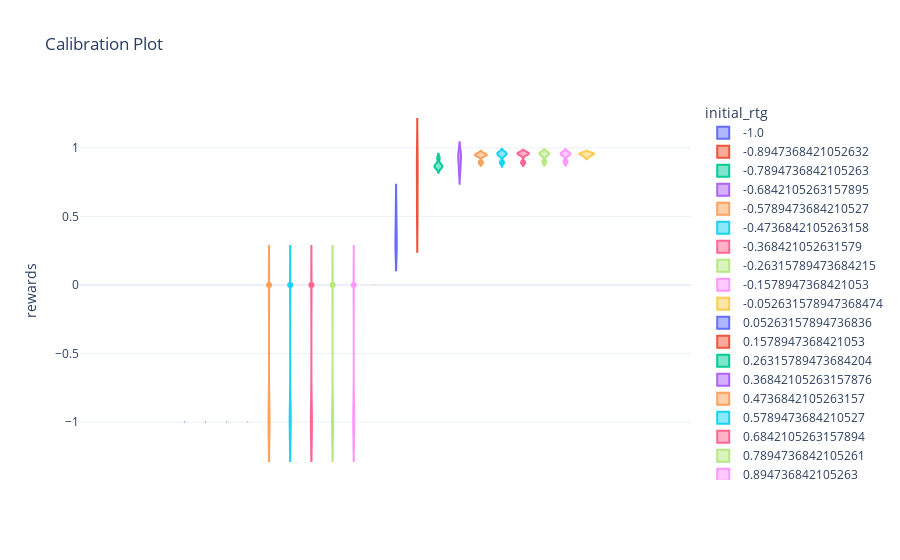

Notebook code for this chart:
### Code cell
# retry the plot above but with violin plot
df = pd.DataFrame(statistics)
df_expanded = df.explode("rewards")
fig = px.violin(df_expanded, y="rewards",  color="initial_rtg", title="Calibration Plot",
    template="plotly_white")
fig.show()

### Figure 1 — Plotly figure (JSON) as saved in the notebook; plotly's stock layout.template omitted (floating-point values rounded to 4 significant figures)
{"data": [{"alignmentgroup": "True", "box": {"visible": false}, "hovertemplate": "initial_rtg=-1.0<br>rewards=%{y}<extra></extra>", "legendgroup": "-1.0", "marker": {"color": "#636efa"}, "name": "-1.0", "offsetgroup": "-1.0", "orientation": "v", "scalegroup": "True", "showlegend": true, "type": "violin", "x0": " ", "xaxis": "x", "y": [-1, -1, -1, -1, -1], "y0": " ", "yaxis": "y"}, {"alignmentgroup": "True", "box": {"visible": false}, "hovertemplate": "initial_rtg=-0.8947368421052632<br>rewards=%{y}<extra></extra>", "legendgroup": "-0.8947368421052632", "marker": {"color": "#EF553B"}, "name": "-0.8947368421052632", "offsetgroup": "-0.8947368421052632", "orientation": "v", "scalegroup": "True", "showlegend": true, "type": "violin", "x0": " ", "xaxis": "x", "y": [-1, -1, -1, -1, -1], "y0": " ", "yaxis": "y"}, {"alignmentgroup": "True", "box": {"visible": false}, "hovertemplate": "initial_rtg=-0.7894736842105263<br>rewards=%{y}<extra></extra>", "legendgroup": "-0.7894736842105263", "marker": {"color": "#00cc96"}, "name": "-0.7894736842105263", "offsetgroup": "-0.7894736842105263", "orientation": "v", "scalegroup": "True", "showlegend": true, "type": "violin", "x0": " ", "xaxis": "x", "y": [-1, -1, -1, -1, -1], "y0": " ", "yaxis": "y"}, {"alignmentgroup": "True", "box": {"visible": false}, "hovertemplate": "initial_rtg=-0.6842105263157895<br>rewards=%{y}<extra></extra>", "legendgroup": "-0.6842105263157895", "marker": {"color": "#ab63fa"}, "name": "-0.6842105263157895", "offsetgroup": "-0.6842105263157895", "orientation": "v", "scalegroup": "True", "showlegend": true, "type": "violin", "x0": " ", "xaxis": "x", "y": [-1, -1, -1, -1, -1], "y0": " ", "yaxis": "y"}, {"alignmentgroup": "True", "box": {"visible": false}, "hovertemplate": "initial_rtg=-0.5789473684210527<br>rewards=%{y}<extra></extra>", "legendgroup": "-0.5789473684210527", "marker": {"color": "#FFA15A"}, "name": "-0.5789473684210527", "offsetgroup": "-0.5789473684210527", "orientation": "v", "scalegroup": "True", "showlegend": true, "type": "violin", "x0": " ", "xaxis": "x", "y": [-1, 0, -1, -1, -1], "y0": " ", "yaxis": "y"}, {"alignmentgroup": "True", "box": {"visible": false}, "hovertemplate": "initial_rtg=-0.4736842105263158<br>rewards=%{y}<extra></extra>", "legendgroup": "-0.4736842105263158", "marker": {"color": "#19d3f3"}, "name": "-0.4736842105263158", "offsetgroup": "-0.4736842105263158", "orientation": "v", "scalegroup": "True", "showlegend": true, "type": "violin", "x0": " ", "xaxis": "x", "y": [-1, -1, 0, -1, -1], "y0": " ", "yaxis": "y"}, {"alignmentgroup": "True", "box": {"visible": false}, "hovertemplate": "initial_rtg=-0.368421052631579<br>rewards=%{y}<extra></extra>", "legendgroup": "-0.368421052631579", "marker": {"color": "#FF6692"}, "name": "-0.368421052631579", "offsetgroup": "-0.368421052631579", "orientation": "v", "scalegroup": "True", "showlegend": true, "type": "violin", "x0": " ", "xaxis": "x", "y": [-1, -1, -1, 0, -1], "y0": " ", "yaxis": "y"}, {"alignmentgroup": "True", "box": {"visible": false}, "hovertemplate": "initial_rtg=-0.26315789473684215<br>rewards=%{y}<extra></extra>", "legendgroup": "-0.26315789473684215", "marker": {"color": "#B6E880"}, "name": "-0.26315789473684215", "offsetgroup": "-0.26315789473684215", "orientation": "v", "scalegroup": "True", "showlegend": true, "type": "violin", "x0": " ", "xaxis": "x", "y": [-1, -1, 0, -1, -1], "y0": " ", "yaxis": "y"}, {"alignmentgroup": "True", "box": {"visible": false}, "hovertemplate": "initial_rtg=-0.1578947368421053<br>rewards=%{y}<extra></extra>", "legendgroup": "-0.1578947368421053", "marker": {"color": "#FF97FF"}, "name": "-0.1578947368421053", "offsetgroup": "-0.1578947368421053", "orientation": "v", "scalegroup": "True", "showlegend": true, "type": "violin", "x0": " ", "xaxis": "x", "y": [0, -1, -1, -1, -1], "y0": " ", "yaxis": "y"}, {"alignmentgroup": "True", "box": {"visible": false}, "hovertemplate": "initial_rtg=-0.052631578947368474<br>rewards=%{y}<extra></extra>", "legendgroup": "-0.052631578947368474", "marker": {"color": "#FECB52"}, "name": "-0.052631578947368474", "offsetgroup": "-0.052631578947368474", "orientation": "v", "scalegroup": "True", "showlegend": true, "type": "violin", "x0": " ", "xaxis": "x", "y": [0, 0, 0, 0, 0], "y0": " ", "yaxis": "y"}, {"alignmentgroup": "True", "box": {"visible": false}, "hovertemplate": "initial_rtg=0.05263157894736836<br>rewards=%{y}<extra></extra>", "legendgroup": "0.05263157894736836", "marker": {"color": "#636efa"}, "name": "0.05263157894736836", "offsetgroup": "0.05263157894736836", "orientation": "v", "scalegroup": "True", "showlegend": true, "type": "violin", "x0": " ", "xaxis": "x", "y": [0.2884, 0.2884, 0.5485, 0.4349, 0.2884], "y0": " ", "yaxis": "y"}, {"alignmentgroup": "True", "box": {"visible": false}, "hovertemplate": "initial_rtg=0.1578947368421053<br>rewards=%{y}<extra></extra>", "legendgroup": "0.1578947368421053", "marker": {"color": "#EF553B"}, "name": "0.1578947368421053", "offsetgroup": "0.1578947368421053", "orientation": "v", "scalegroup": "True", "showlegend": true, "type": "violin", "x0": " ", "xaxis": "x", "y": [0.5515, 0.8475, 0.9252, 0.8475, 0.5276], "y0": " ", "yaxis": "y"}, {"alignmentgroup": "True", "box": {"visible": false}, "hovertemplate": "initial_rtg=0.26315789473684204<br>rewards=%{y}<extra></extra>", "legendgroup": "0.26315789473684204", "marker": {"color": "#00cc96"}, "name": "0.26315789473684204", "offsetgroup": "0.26315789473684204", "orientation": "v", "scalegroup": "True", "showlegend": true, "type": "violin", "x0": " ", "xaxis": "x", "y": [0.8774, 0.8505, 0.9252, 0.8654, 0.8654], "y0": " ", "yaxis": "y"}, {"alignmentgroup": "True", "box": {"visible": false}, "hovertemplate": "initial_rtg=0.36842105263157876<br>rewards=%{y}<extra></extra>", "legendgroup": "0.36842105263157876", "marker": {"color": "#ab63fa"}, "name": "0.36842105263157876", "offsetgroup": "0.36842105263157876", "orientation": "v", "scalegroup": "True", "showlegend": true, "type": "violin", "x0": " ", "xaxis": "x", "y": [0.8774, 0.8236, 0.9551, 0.9492, 0.9312], "y0": " ", "yaxis": "y"}, {"alignmentgroup": "True", "box": {"visible": false}, "hovertemplate": "initial_rtg=0.4736842105263157<br>rewards=%{y}<extra></extra>", "legendgroup": "0.4736842105263157", "marker": {"color": "#FFA15A"}, "name": "0.4736842105263157", "offsetgroup": "0.4736842105263157", "orientation": "v", "scalegroup": "True", "showlegend": true, "type": "violin", "x0": " ", "xaxis": "x", "y": [0.9432, 0.8924, 0.9551, 0.9492, 0.9492], "y0": " ", "yaxis": "y"}, {"alignmentgroup": "True", "box": {"visible": false}, "hovertemplate": "initial_rtg=0.5789473684210527<br>rewards=%{y}<extra></extra>", "legendgroup": "0.5789473684210527", "marker": {"color": "#19d3f3"}, "name": "0.5789473684210527", "offsetgroup": "0.5789473684210527", "orientation": "v", "scalegroup": "True", "showlegend": true, "type": "violin", "x0": " ", "xaxis": "x", "y": [0.9611, 0.8924, 0.9551, 0.9492, 0.9611], "y0": " ", "yaxis": "y"}, {"alignmentgroup": "True", "box": {"visible": false}, "hovertemplate": "initial_rtg=0.6842105263157894<br>rewards=%{y}<extra></extra>", "legendgroup": "0.6842105263157894", "marker": {"color": "#FF6692"}, "name": "0.6842105263157894", "offsetgroup": "0.6842105263157894", "orientation": "v", "scalegroup": "True", "showlegend": true, "type": "violin", "x0": " ", "xaxis": "x", "y": [0.9611, 0.8924, 0.9551, 0.9551, 0.9611], "y0": " ", "yaxis": "y"}, {"alignmentgroup": "True", "box": {"visible": false}, "hovertemplate": "initial_rtg=0.7894736842105261<br>rewards=%{y}<extra></extra>", "legendgroup": "0.7894736842105261", "marker": {"color": "#B6E880"}, "name": "0.7894736842105261", "offsetgroup": "0.7894736842105261", "orientation": "v", "scalegroup": "True", "showlegend": true, "type": "violin", "x0": " ", "xaxis": "x", "y": [0.9611, 0.8983, 0.9551, 0.9492, 0.9611], "y0": " ", "yaxis": "y"}, {"alignmentgroup": "True", "box": {"visible": false}, "hovertemplate": "initial_rtg=0.894736842105263<br>rewards=%{y}<extra></extra>", "legendgroup": "0.894736842105263", "marker": {"color": "#FF97FF"}, "name": "0.894736842105263", "offsetgroup": "0.894736842105263", "orientation": "v", "scalegroup": "True", "showlegend": true, "type": "violin", "x0": " ", "xaxis": "x", "y": [0.9611, 0.8983, 0.9551, 0.9492, 0.9611], "y0": " ", "yaxis": "y"}, {"alignmentgroup": "True", "box": {"visible": false}, "hovertemplate": "initial_rtg=1.0<br>rewards=%{y}<extra></extra>", "legendgroup": "1.0", "marker": {"color": "#FECB52"}, "name": "1.0", "offsetgroup": "1.0", "orientation": "v", "scalegroup": "True", "showlegend": true, "type": "violin", "x0": " ", "xaxis": "x", "y": [0.9611, 0.9342, 0.9551, 0.9492, 0.9611], "y0": " ", "yaxis": "y"}], "layout": {"legend": {"title": {"text": "initial_rtg"}, "tracegroupgap": 0}, "title": {"text": "Calibration Plot"}, "violinmode": "group", "xaxis": {"anchor": "y", "domain": [0, 1]}, "yaxis": {"anchor": "x", "domain": [0, 1], "title": {"text": "rewards"}}}}
